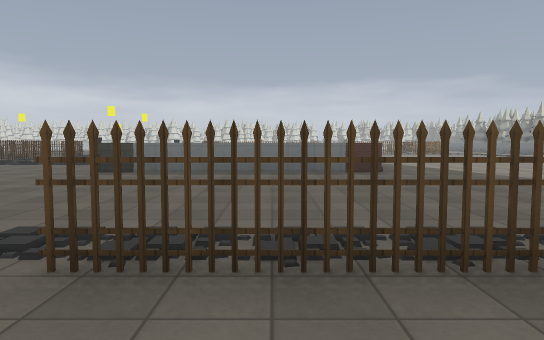
View 1 (above)

21 first-person views from a walk through a level from a Godot 3-D game. The camera is 1.4 m above the floor, tilts 4° down and sees 70° across. The floor is counted in squares, 2 m on a side. Each view is taken from the middle of a square. On the plan, view 1 faces up. The plan holds only what a view shows up to about 11 squares ahead; the rest is blank. The place goes on beyond the plan. Surface patterns are stand-ins for the level's own textures.

View 2
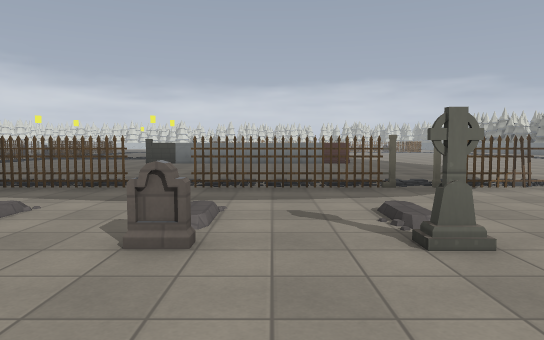

View 3
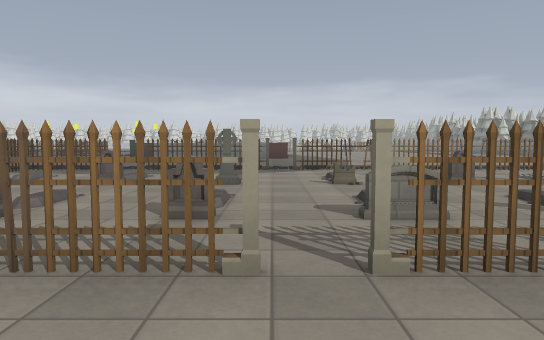

View 4
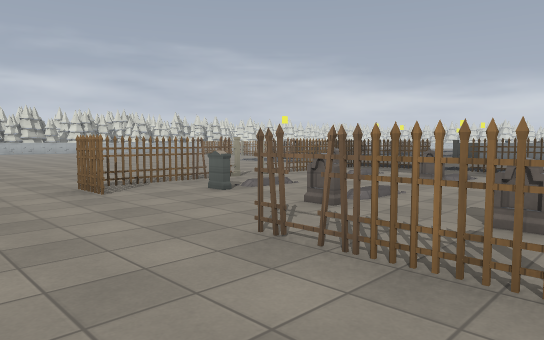

View 5
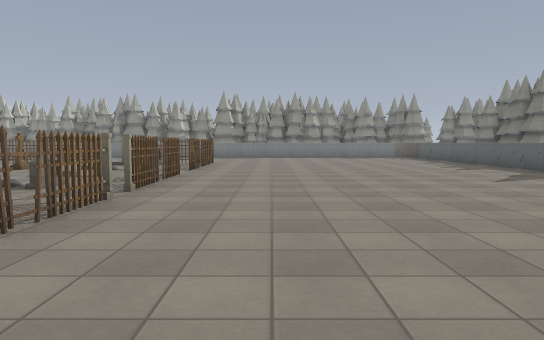

View 6
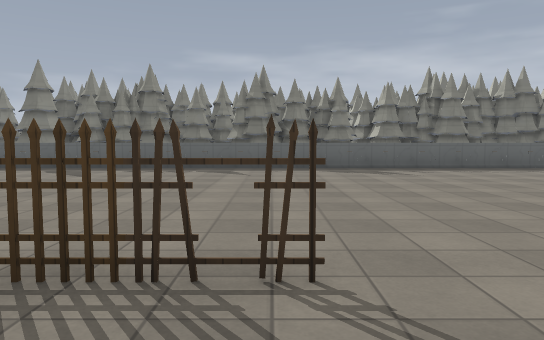

View 7
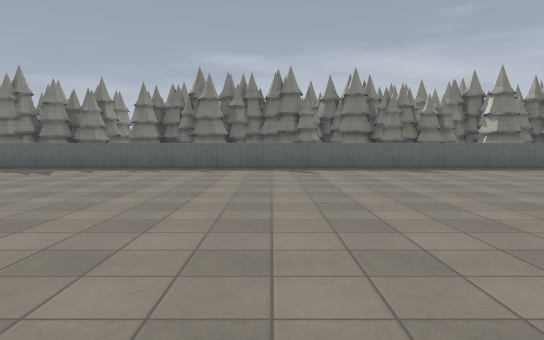

View 8
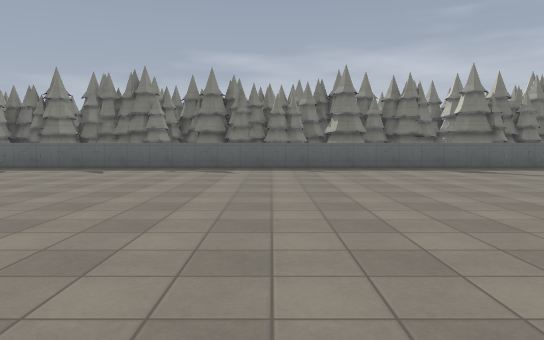

View 9
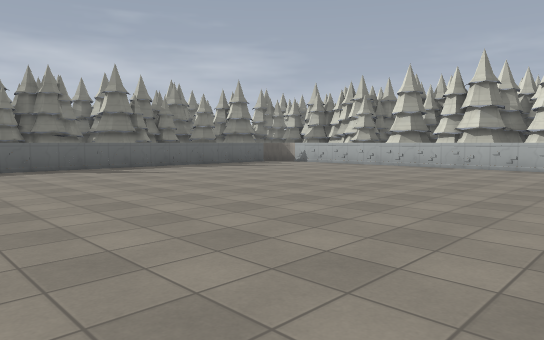

View 10
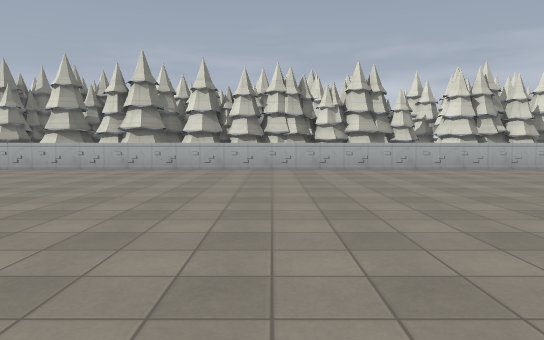

View 11
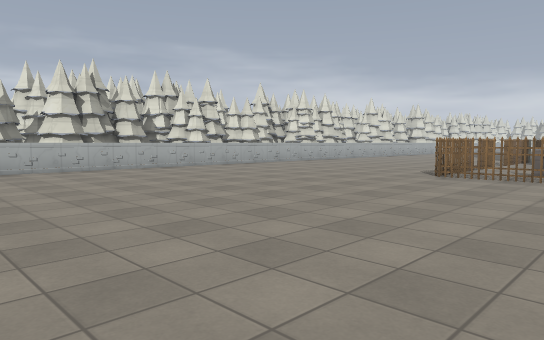

View 12
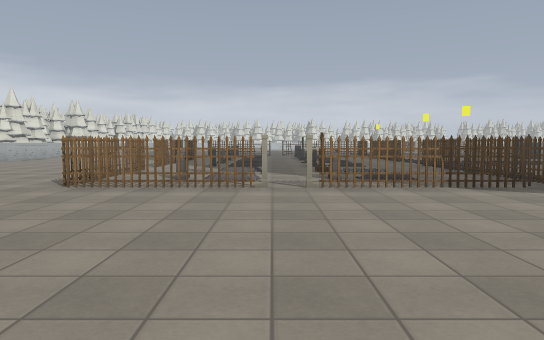

View 13
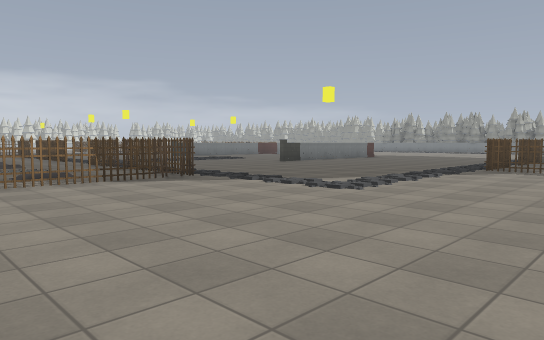

View 14
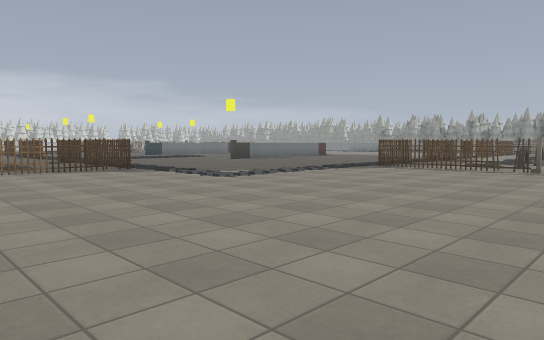

View 15
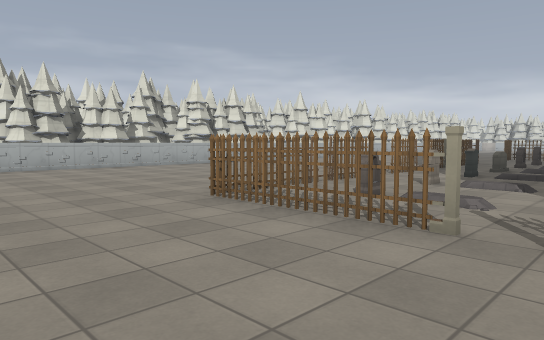

View 16
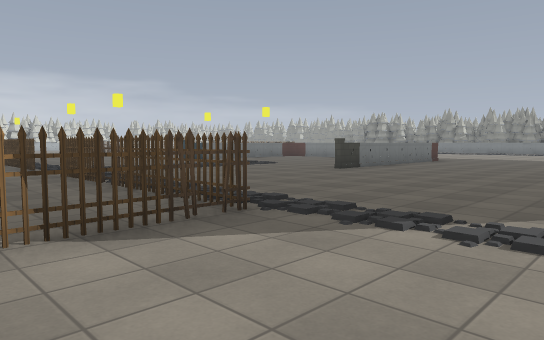

View 17
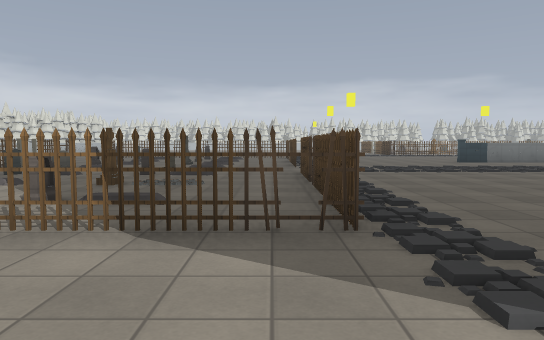

View 18
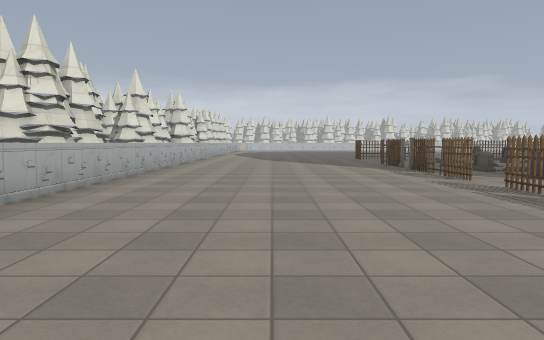

View 19
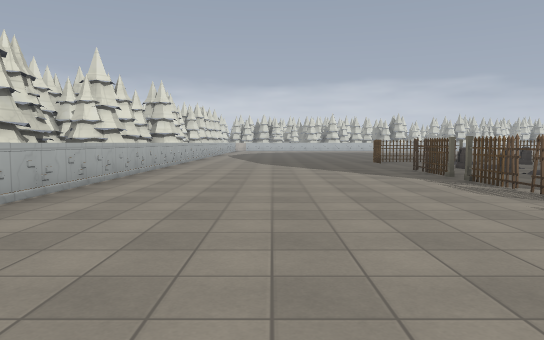

View 20
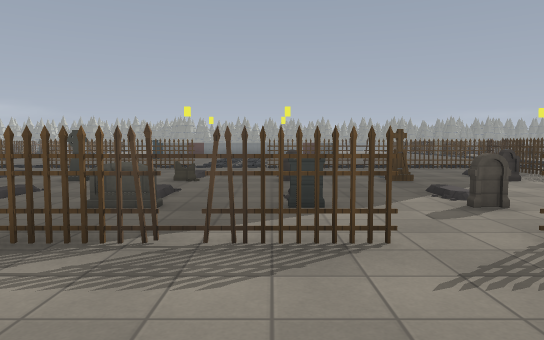

View 21
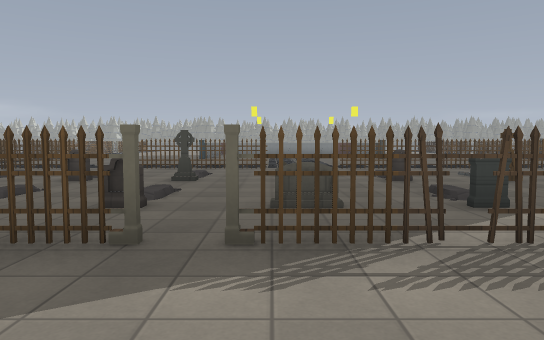

### Floor plan
Points are (right, up) in squares from view 1. A wall is a line through its corners. A room is listed if a view was taken in it or the views show most of it. See-through windows are left out.
Room 1 (views 1, 2, 3, 4, 5, 6, 7, 8, 9, 10, 11, 12, 13, 14, 15, 16, 17, 18, 19, 20, 21)
walls: (-13.7, 7.9) (-13.7, 7.4); (-0.5, -1.4) (-1, -1.4); (-0.5, -4.5) (-1, -4.5); (1.5, -1.4) (1, -1.4); (-13.8, 11.4) (-13.8, 11.9); (1.5, -4.5) (1, -4.5); (2.2, 9.2) (-4.2, 9.2); (5.5, -1.4) (5, -1.4); (-13.8, 15.4) (-13.8, 15.9); (-20.6, -14.7) (8, -14.7); (-25.1, 18.1) (-25.1, -11.1)
objects: fence (-18, 6); fence (-18, 7); fence (-18, 8); fence (-18, 9); fence (-18, 10); fence (-18, 11) to (-18, 12); fence (-18, 13); fence (-18, 14); fence (-18, 15) to (-18, 16); fence (-18, 17); fence (-17, 6); tombstone (-17, 10); tombstone (-17, 14); fence (-16, 6); fence (-14, 6); tombstone (-14, 14); fence (-13, 6); fence (-12, 6); fence (-11, 6); fence (-10, 6) to (-10, 7); fence (-10, 8); fence (-10, 9); fence (-10, 10); fence (-10, 11); fence (-10, 12); fence (-10, 14) to (-10, 15); fence (-10, 16); fence (-10, 17); fence (-10, 18); fence (-4, -6); fence (-4, -5); fence (-4, -4); fence (-4, -3); fence (-4, -2) to (-4, -1); fence (-4, 0); fence (-4, 1); fence (-4, 2); fence (-3, 2); fence (-1, 2); fence (0, -6); fence (0, 2); fence (1, -6); fence (1, 2); fence (3, -6); tombstone (3, -4); tombstone (3, -1); fence (3, 2); fence (4, -6); fence (4, 2); fence (5, -6); fence (5, 2); fence (6, 2); fence (7, -6); fence (7, 2); other object (8, -6); fence (8, 2)

Positions as (right, up) in squares from view 1, and headings:
1: (0, 0), facing up
2: (0, -4), facing up
3: (2, -8), facing up
4: (2, -8), facing up-left
5: (-3, -8), facing right
6: (0, -4), facing down
7: (-8, -4), facing down
8: (-13, -4), facing down
9: (-14, -4), facing down-left
10: (-15, -4), facing left
11: (-15, -2), facing up-left
12: (-15, 0), facing up
13: (-15, -1), facing up-right
14: (-15, -4), facing up-right
15: (-14, 3), facing up-left
16: (-13, 3), facing up-right
17: (-11, 3), facing up
18: (-22, 4), facing up
19: (-22, 7), facing up
20: (-21, 12), facing right
21: (-21, 14), facing right
